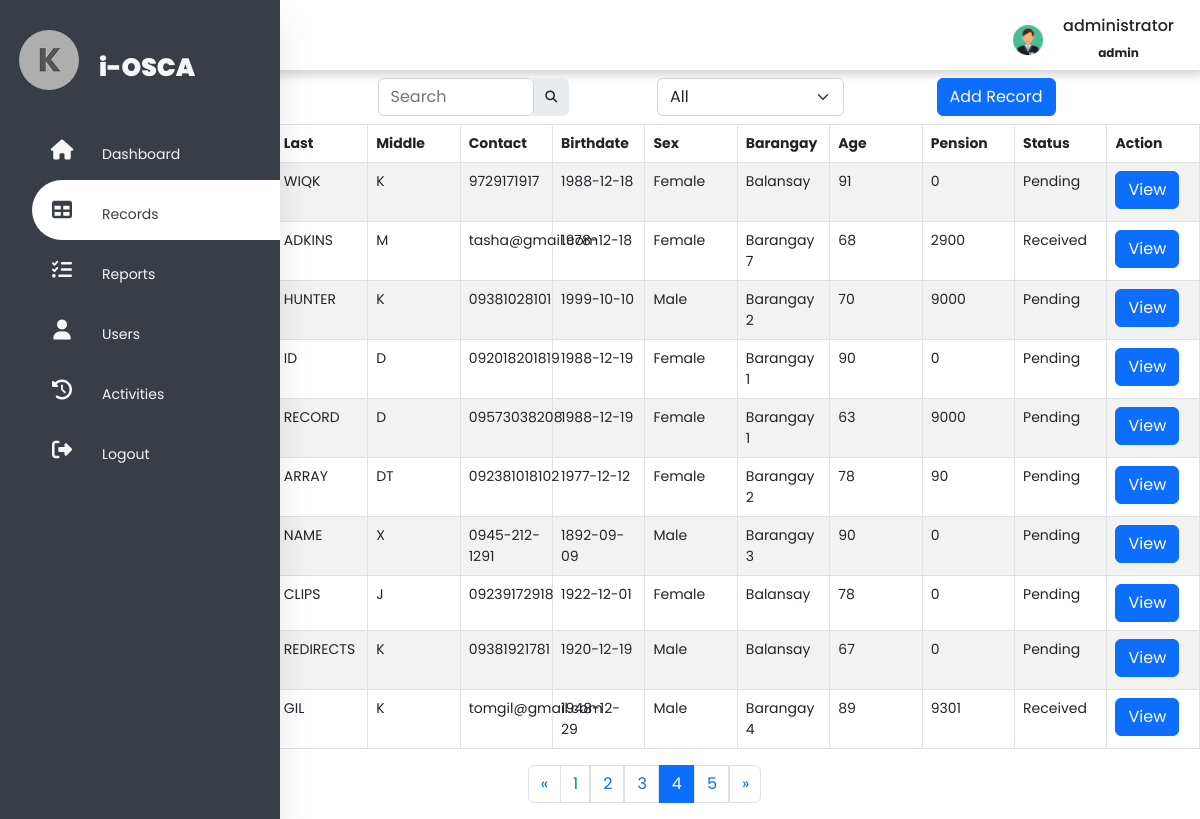
The app's page /deprecated/records.php?page=4 (signed in) with its own data.
### tables this page shows
CREATE TABLE `tbl_records` (
  `id` int(11) NOT NULL,
  `uid` varchar(150) NOT NULL,
  `fx_id` varchar(50) NOT NULL,
  `fx_firstname` varchar(50) NOT NULL,
  `fx_lastname` varchar(50) NOT NULL,
  `fx_middlename` varchar(50) NOT NULL,
  `fx_contact` varchar(150) NOT NULL,
  `fd_birthdate` date NOT NULL,
  `fx_gender` varchar(50) NOT NULL,
  `fx_barangay` varchar(150) NOT NULL,
  `fn_age` int(3) NOT NULL,
  `fn_pension` bigint(50) NOT NULL,
  `fn_status` varchar(50) NOT NULL,
  `life_status` varchar(150) NOT NULL,
  `fd_pension` date NOT NULL,
  `account_status` varchar(150) NOT NULL,
  `fx_pwd` varchar(50) NOT NULL,
  `fd_started` date NOT NULL,
  `fx_remarks` varchar(150) NOT NULL,
  `fd_remarks` date NOT NULL,
  `fx_remove` varchar(10) NOT NULL
);

### deprecated/records.php (the view, shortened to what this page needs)
<?php
include('conn/connection.php');
$limit = isset($_SESSION['records-limit']) ? $_SESSION['records-limit'] : 10;
$page = isset($_GET['page']) ? $_GET['page'] : 1;
$paginationStart = ($page - 1) * $limit;
$records = $conn->query("SELECT * FROM tbl_records ORDER BY `tbl_records`.`fx_firstname` ASC LIMIT $paginationStart, $limit");
$allrecords = $records->fetch_all(MYSQLI_ASSOC);
$sql = $conn->query("SELECT count(id) AS id FROM tbl_records");
$custCount = $sql->fetch_all(MYSQLI_ASSOC);
$allRecrods = $custCount[0]['id'];
$totoalPages = ceil($allRecrods / $limit);
$prev = $page - 1;
$next = $page + 1;
if (isset($_SESSION['user_id']) && isset($_SESSION['user_name'])) {
?>
<!DOCTYPE html>
<html lang="en">
<head>
    <link href="https://cdn.jsdelivr.net/npm/bootstrap@5.2.2/dist/css/bootstrap.min.css" rel="stylesheet">
    <link rel="stylesheet" type="text/css" href="css/g_style.css">
    <link rel="stylesheet" type="text/css" href="css/records_style.css">
    <link rel="stylesheet" href="https://cdnjs.cloudflare.com/ajax/libs/font-awesome/6.2.0/css/all.min.css">
</head>
<body>
    <nav class="side-nav">
        <ul>
            <li>
                <a href="#" class="logo">
                    <img src="media/logo.jpg" alt="logo">
                    <span class="nav-item">i-OSCA</span>
                </a>
            </li>
            <li><a href="dashboard.php" id="nav-list">
                    <i class="fas fa-home"></i>
                    <span class="nav-item">Dashboard</span>
                </a></li>
            <li><a href="#" class="active" id="nav-list">
                    <i class="fas fa-table"></i>
                    <span class="nav-item">Records</span>
                </a></li>
            <li><a href="reports.php" id="nav-list">
                    <i class="fas fa-tasks"></i>
                    <span class="nav-item">Reports</span>
                </a></li>
            <li><a href="#" id="nav-list">
                    <i class="fas fa-user"></i>
                    <span class="nav-item">Users</span>
                </a></li>
            <li><a href="activities.php" id="nav-list">
                    <i class="fas fa-solid fa-clock-rotate-left"></i>
                    <span class="nav-item">Activities</span>
                </a></li>
            <li><a href="function/logout.php" class="logout" id="nav-list">
                    <i class="fas fa-sign-out-alt"></i>
                    <span class="nav-item">Logout</span>
                </a></li>
        </ul>
    </nav>
    <div class="main-content">
        <header>
            <div class="header-title">
                <h2>
                    <label for="">
                </h2>
            </div>
            <div class="user-wrapper">
                <img src="media/male.png" width="30px" height="30px" alt="user">
                <div>
                    <h6><span class="nav-item"><?php echo $_SESSION['user_name']; ?></span></h6>
                    <p><span class="nav-item"><?php echo $_SESSION['user_level']; ?></span></p>
                </div>
            </div>
        </header>
        <div class="container p-2">
            <div class="row" id="tbl_header">
                <div class="div-2 col-sm">
                </div>
                <div class="div-1 col-sm">
                    <div class="input-group rounded w-75">
                        <input type="search" class="form-control rounded" placeholder="Search" aria-label="Search"
                            aria-describedby="search-addon" />
                        <span class="input-group-text border-0" id="search-addon">
                            <i class="fas fa-search"></i>
                        </span>
                    </div>
                </div>
                <div class="div-2.1 col-sm">
                    <select class="form-select" id="bselect" style="width: auto;">
                        <option>All</option>
                    </select>
                </div>
                <div class="div-3 col-sm">
                    <button type="button" class="btn btn-primary" data-bs-toggle="modal" data-bs-target="#myModal">Add
                        Record</button>
                </div>
            </div>
        </div>
        <div class="table-div t-1" id="container">
            <table id="datatable" class="table table-striped table-bordered">
                <thead>
                    <tr>
                        <th scope="col">Senior ID</th>
                        <th scope="col">First</th>
                        <th scope="col">Last</th>
                        <th scope="col">Middle</th>
                        <th scope="col">Contact</th>
                        <th scope="col">Birthdate</th>
                        <th scope="col">Sex</th>
                        <th scope="col">Barangay</th>
                        <th scope="col">Age</th>
                        <th scope="col">Pension</th>
                        <th scope="col">Status</th>
                        <th scope="col">Action</th>
                    </tr>
                </thead>
                <tbody>
                    <?php foreach($allrecords as $row) :  ?>
                    <tr>
                        <td id="sid"> <?php echo $row['fx_id']; ?> </td>
                        <td> <?php echo $row['fx_firstname']; ?> </td>
                        <td> <?php echo $row['fx_lastname']; ?> </td>
                        <td> <?php echo $row['fx_middlename']; ?> </td>
                        <td> <?php echo $row['fx_contact']; ?> </td>
                        <td> <?php echo $row['fd_birthdate']; ?> </td>
                        <td> <?php echo $row['fx_gender']; ?> </td>
                        <td> <?php echo $row['fx_barangay']; ?> </td>
                        <td> <?php echo $row['fn_age']; ?> </td>
                        <td> <?php echo $row['fn_pension']; ?> </td>
                        <td> <?php echo $row['fn_status']; ?> </td>
                        <td> <button id='<?php echo $row['fx_id']; ?>' class="view btn btn-primary"
                                style="width: auto;">View</button></td>
                    </tr>
                    <?php endforeach; ?>
                </tbody>
            </table>
        </div>
        <div class="d-flex justify-content-center">
            <ul class="pagination">
                <li class="page-item <?php if($page <= 1){ echo 'disabled'; } ?>">
                    <a class="page-link w-100"
                        href="<?php if($page <= 1){ echo '#'; } else { echo "?page=" . $prev; } ?>">
                        <span aria-hidden="true">&laquo;</span>
                    </a>
                </li>
                <?php for($i = 1; $i <= $totoalPages; $i++ ): ?>
                <li class="page-item <?php if($page == $i) {echo 'active'; } ?>">
                    <a class="page-link w-100" href="records.php?page=<?= $i; ?>"> <?= $i; ?> </a>
                </li>
                <?php endfor; ?>
                <li class="page-item <?php if($page >= $totoalPages) { echo 'disabled'; } ?>">
                    <a class="page-link w-100"
                        href="<?php if($page >= $totoalPages){ echo '#'; } else {echo "?page=". $next; } ?>">
                        <span aria-hidden="true">&raquo;</span>
                    </a>
                </li>
            </ul>
        </div>
    </div>
</body>
</html>
<?php
}else{
    header("Location: index.php");
    exit();
}
?>

### css/g_style.css (style rules this page uses)
:root { --main-color:#393E46; --secondary-color: #6D9886; --next-color: #F2E7D5; --last-color: #F7F7F7; --gray: #808080; }
* { margin: 0; padding: 0; outline: none; list-style: none; box-sizing: border-box; text-decoration: none; font-family: "Poppins", sans-serif; }
body { background: #fff; }
.side-nav { position: fixed; top: 0; bottom: 0; height: 100%; background: var(--main-color); width: 90px; z-index: 999; overflow: hidden; transition: width 0.2s linear; box-shadow: 0 20px 35px rgba(0, 0, 0, 0.1); }
.logo { text-align: center; transition: all 0.5s ease; margin: 20px 0 20px -75px; }
.logo img { width: 60px; height: 60px; border-radius: 50%; }
.logo span { font-weight: 900; font-size: 25px; }
.side-nav a { position: relative; color: rgb(85, 83, 83); font-size: 14px; text-decoration: none; color: var(--last-color); display: table; width: 300px; padding: 10px; }
li i { position: relative; width: 40px; height: 40px; top: 10px; color: var(--last-color); font-size: 20px; text-align: center; }
.nav-item { position: relative; top: 12px; margin-left: 20px; }
li a.active { background: #fff; color: var(--main-color); border-radius: 30px 0 0 30px; }
a.active i { color: var(--main-color); }
.logout { position: absolute; bottom: 0; }
.main-content { padding: 0 0 0 90px; }
header { display: flex; justify-content: space-between; padding: 1rem; width: 100%; height: 70px; box-shadow: 4px 4px 10px rgba(0, 0, 0, 0.2); }
.header-title { transform: translateY(20%); }
.header-title h2 { font-size: 20px; font-weight:400; }
.user-wrapper { display: flex; margin-right: 10px; align-items: center; }
.user-wrapper div p { text-align: center; font-size: 12px; font-weight: bold; }
.user-wrapper img { margin-top: 10px; }
table { table-layout:fixed; }
.table td { font-size: 14px; }
.table th { font-size: 14px; }

### css/records_style.css (style rules this page uses)
:root { --main-color: #393E46; --secondary-color: #6D9886; --next-color: #F2E7D5; --last-color: #F7F7F7; --gray: #808080; }
.input-group-text { font-size: 12px; }

### records on screen
tbl_records: fx_lastname "WIQK", fx_middlename "K", fx_contact "9729171917", fd_birthdate "1988-12-18", fx_gender "Female", fx_barangay "Balansay", fn_age "91", fn_pension "0", fn_status "Pending"
tbl_records: fx_lastname "ADKINS", fx_middlename "M", fx_contact "tasha@gmail.com", fd_birthdate "1978-12-18", fx_gender "Female", fx_barangay "Barangay 7", fn_age "68", fn_pension "2900", fn_status "Received"
tbl_records: fx_lastname "HUNTER", fx_middlename "K", fx_contact "09381028101", fd_birthdate "1999-10-10", fx_gender "Male", fx_barangay "Barangay 2", fn_age "70", fn_pension "9000", fn_status "Pending"
tbl_records: fx_lastname "ID", fx_middlename "D", fx_contact "092018201819", fd_birthdate "1988-12-19", fx_gender "Female", fx_barangay "Barangay 1", fn_age "90", fn_pension "0", fn_status "Pending"
tbl_records: fx_lastname "RECORD", fx_middlename "D", fx_contact "09573038208", fd_birthdate "1988-12-19", fx_gender "Female", fx_barangay "Barangay 1", fn_age "63", fn_pension "9000", fn_status "Pending"
tbl_records: fx_lastname "ARRAY", fx_middlename "DT", fx_contact "092381018102", fd_birthdate "1977-12-12", fx_gender "Female", fx_barangay "Barangay 2", fn_age "78", fn_pension "90", fn_status "Pending"
tbl_records: fx_lastname "NAME", fx_middlename "X", fx_contact "0945-212-1291", fd_birthdate "1892-09-09", fx_gender "Male", fx_barangay "Barangay 3", fn_age "90", fn_pension "0", fn_status "Pending"
tbl_records: fx_lastname "CLIPS", fx_middlename "J", fx_contact "09239172918", fd_birthdate "1922-12-01", fx_gender "Female", fx_barangay "Balansay", fn_age "78", fn_pension "0", fn_status "Pending"
tbl_records: fx_lastname "REDIRECTS", fx_middlename "K", fx_contact "09381921781", fd_birthdate "1920-12-19", fx_gender "Male", fx_barangay "Balansay", fn_age "67", fn_pension "0", fn_status "Pending"
tbl_records: fx_lastname "GIL", fx_middlename "K", fx_contact "tomgil@gmail.com", fd_birthdate "1948-12-29", fx_gender "Male", fx_barangay "Barangay 4", fn_age "89", fn_pension "9301", fn_status "Received"

### other values on screen
$_SESSION['user_name'] "administrator"
$_SESSION['user_level'] "admin"
